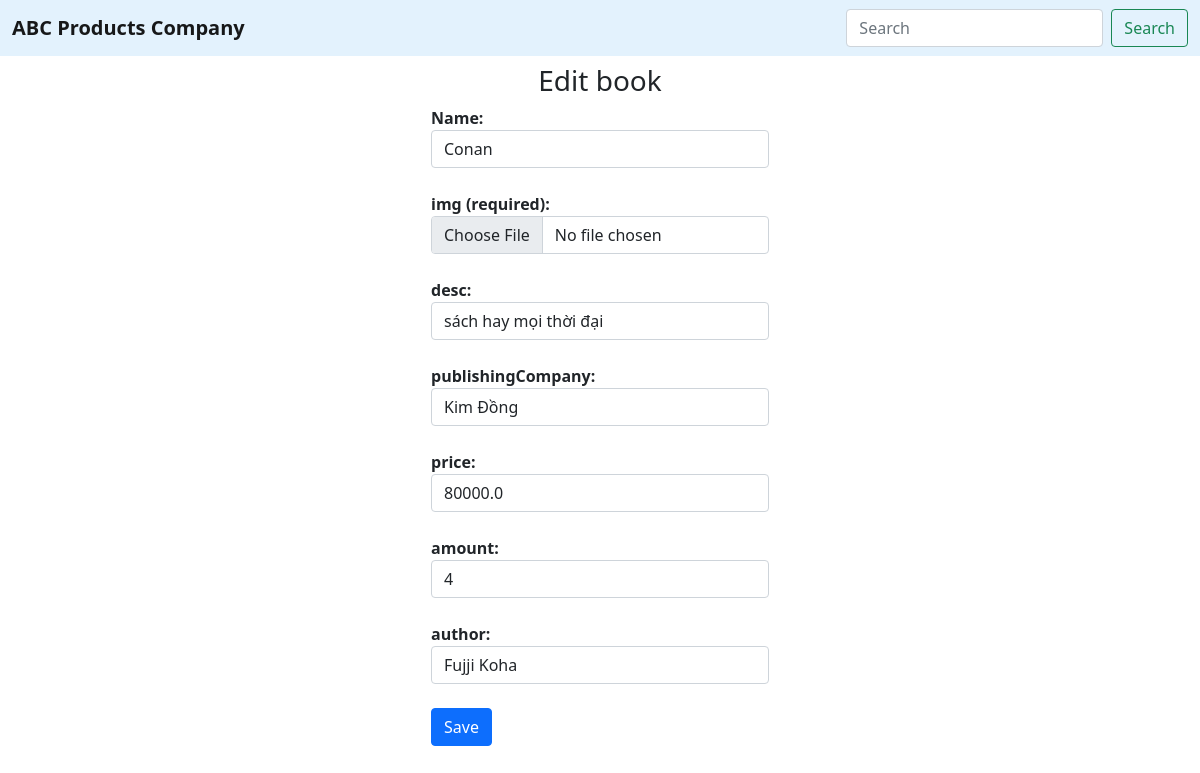
Page /edit_book/1/ on the committed database.
### home/models.py (models this page shows)
class Items(models.Model):
    id = models.AutoField(primary_key=True)
    name = models.CharField(max_length=100)
    img = models.ImageField(upload_to='image', default=None)
    desc = models.CharField(max_length=100)
    price = models.FloatField()
    amount = models.IntegerField()

class Book(Items):
    author = models.CharField(max_length=50)
    publishingCompany = models.CharField(max_length=50)

### home/views.py (the view)
# urls.py: path('edit_book/<int:id>/', home.edit_book_form),
def edit_book_form(request, id):
    book = Book.objects.get(id=id)
    return render(request, 'edit_book.html', {'book': book})

### home/Templates/edit_book.html (shortened to what this page needs)
<!DOCTYPE html>
<html lang="en">
<head>
    <link rel="stylesheet" href="https://stackpath.bootstrapcdn.com/bootstrap/5.0.0-alpha1/css/bootstrap.min.css"
>
</head>
<body>
    <nav class="navbar navbar-light" style="background-color: #e3f2fd;">
        <div class="container-fluid">
            <a class="navbar-brand" style="font-weight: bold;">ABC Products Company</a>
            <form class="d-flex">
                <input class="form-control me-2" type="search" placeholder="Search" aria-label="Search">
                <button class="btn btn-outline-success" type="submit">Search</button>
            </form>
        </div>
    </nav>
    <h3 class="text-center mt-2">Edit book</h3>
    <div class="d-flex justify-content-center container">
        <form action="/edit_book" method="post" enctype="multipart/form-data" >
            <label style="font-weight: bold;" for="name">Name:</label>
            <input class="form-control" type="text" name="name" value="{{book.name}}">
            <br>
            <label style="font-weight: bold;" for="img">img (required):</label>
            <input class="form-control" type="file" name="img">
            <br>
            <label style="font-weight: bold;" for="desc">desc:</label>
            <input class="form-control" type="text" name="desc" value="{{book.desc}}">
            <br>
            <label style="font-weight: bold;" for="publishingCompany">publishingCompany:</label>
            <input class="form-control" type="text" name="publishingCompany" value="{{book.publishingCompany}}">
            <br>
            <label style="font-weight: bold;" for="price">price:</label>
            <input class="form-control" type="text" name="price" value="{{book.price}}">
            <br>
            <label style="font-weight: bold;" for="amount">amount:</label>
            <input class="form-control" type="text" name="amount" value="{{book.amount}}">
            <br>
            <label style="font-weight: bold;" for="author">author:</label>
            <input class="form-control" type="text" name="author" value="{{book.author}}">
            <br>
            <button type="submit" class=" btn btn-primary">Save</button>
        </form>
    </div>
</body>
</html>

### rows in the picture
Items: name "Conan", desc "sách hay mọi thời đại", price "80000.0", amount "4"
Book: publishingCompany "Kim Đồng", author "Fujji Koha"
